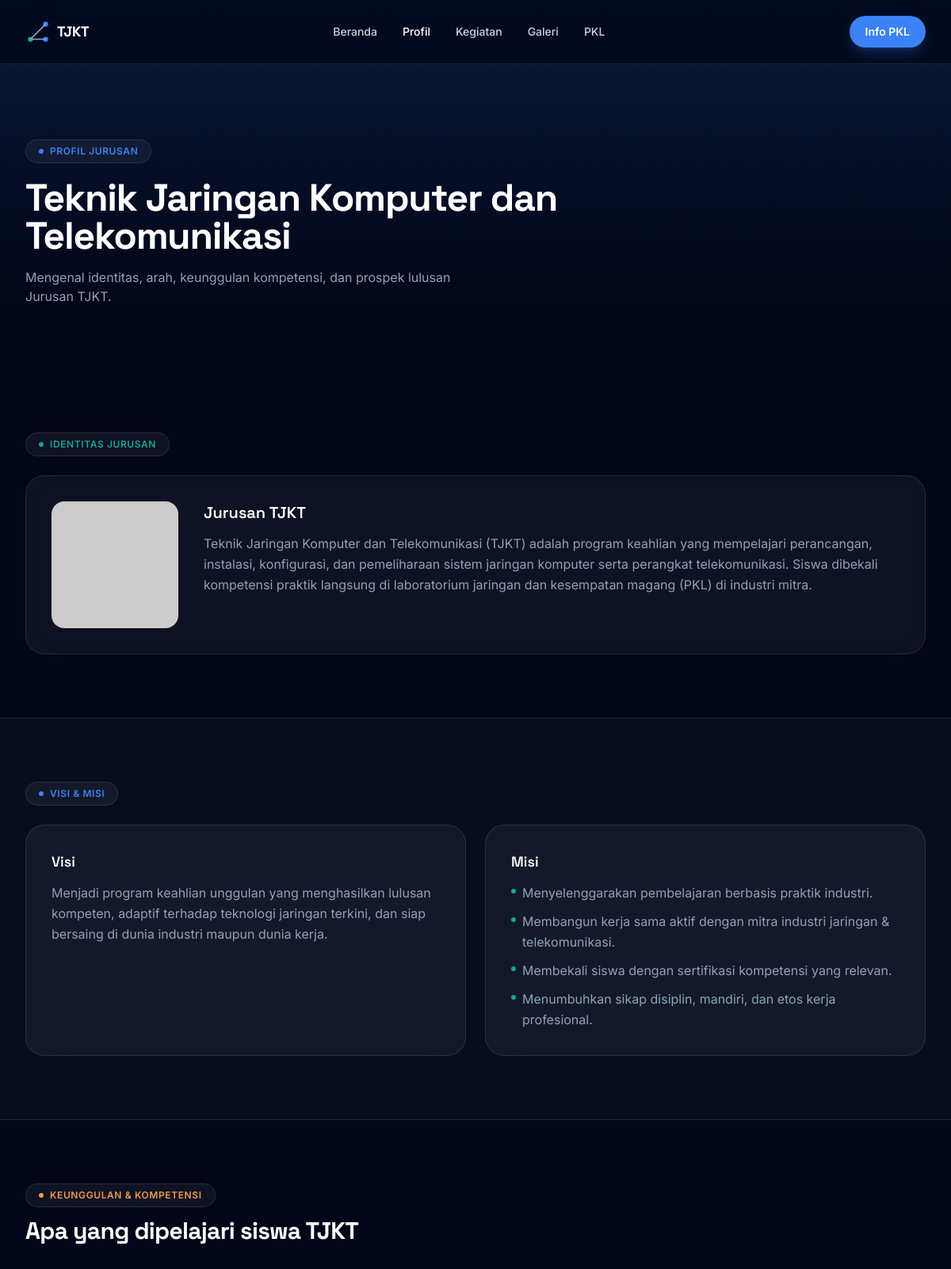
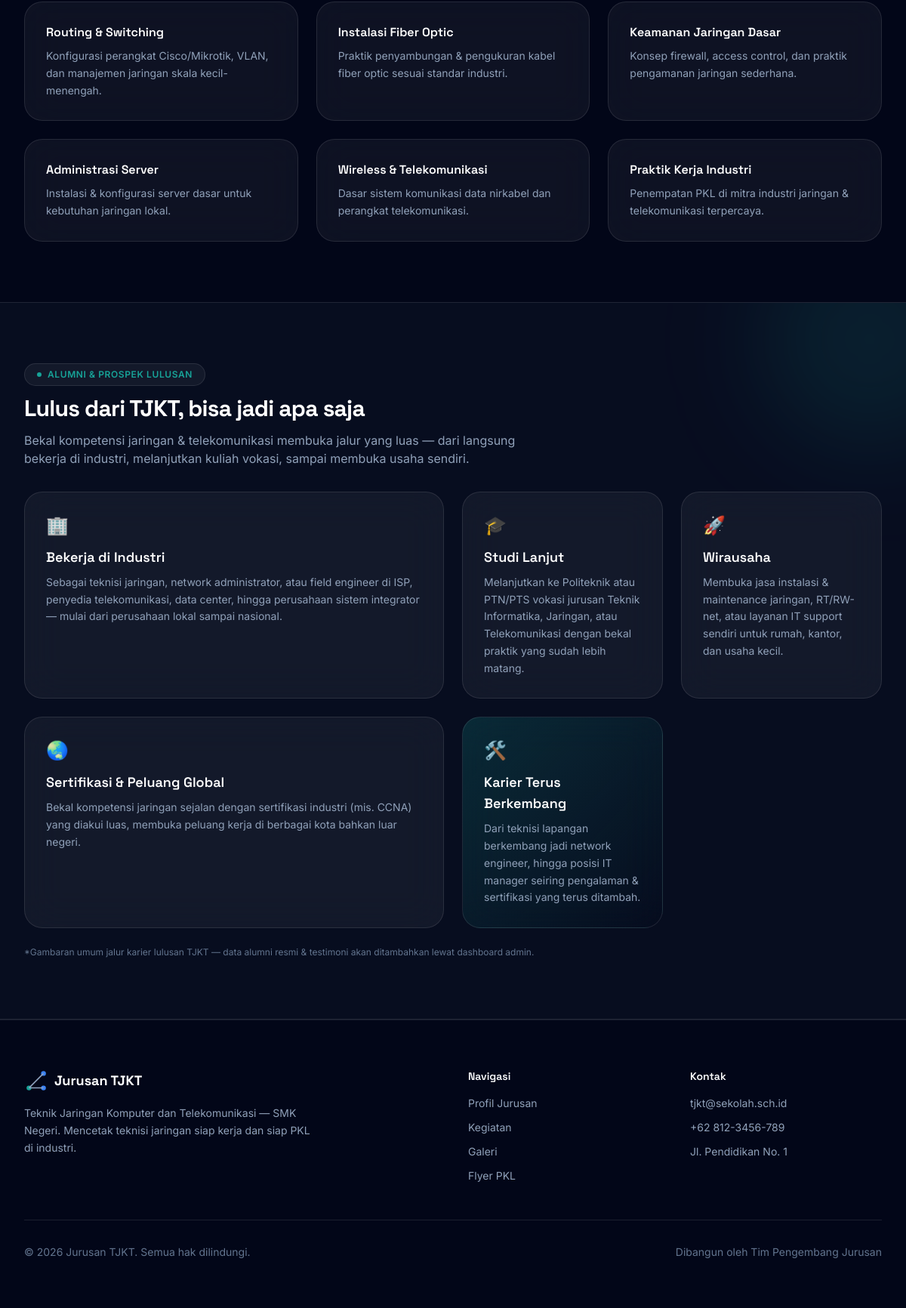
Page /pages/profil.php on the committed database (2 pictures, top to bottom).
### tables this page shows
CREATE TABLE IF NOT EXISTS profil_jurusan (
    id          INT UNSIGNED AUTO_INCREMENT PRIMARY KEY,
    identitas   TEXT         NOT NULL,    
    visi        TEXT         NOT NULL,
    misi        TEXT         NOT NULL,
    keunggulan  TEXT         NOT NULL,    
    updated_at  TIMESTAMP    NOT NULL DEFAULT CURRENT_TIMESTAMP ON UPDATE CURRENT_TIMESTAMP
);

### pages/profil.php (the view, shortened to what this page needs)
<?php
$pdo = get_db();
$profil = null;
if ($pdo) {
    try {
        $profil = $pdo->query('SELECT * FROM profil_jurusan ORDER BY id DESC LIMIT 1')->fetch();
    } catch (PDOException $e) {  }
}
$identitas  = $profil['identitas'] ?? 'Teknik Jaringan Komputer dan Telekomunikasi (TJKT) adalah program keahlian yang mempelajari perancangan, instalasi, konfigurasi, dan pemeliharaan sistem jaringan komputer serta perangkat telekomunikasi. Siswa dibekali kompetensi praktik langsung di laboratorium jaringan dan kesempatan magang (PKL) di industri mitra.';
$visi       = $profil['visi'] ?? 'Menjadi program keahlian unggulan yang menghasilkan lulusan kompeten, adaptif terhadap teknologi jaringan terkini, dan siap bersaing di dunia industri maupun dunia kerja.';
$misi = json_decode($profil['misi'] ?? '', true);
$keunggulan = json_decode($profil['keunggulan'] ?? '', true);
require __DIR__ . '/../includes/header.php';
?>
<header class="relative pb-16 pt-36 sm:pb-20 sm:pt-44">
    <div class="pointer-events-none absolute inset-x-0 top-0 -z-10 h-96 bg-gradient-to-b from-brand-primary/15 to-transparent"></div>
    <div class="mx-auto max-w-7xl px-6 lg:px-8">
        <span class="inline-flex items-center gap-2 rounded-full border border-white/10 bg-white/5 px-4 py-1.5 text-xs font-semibold uppercase tracking-wider text-brand-primary">
            <span class="h-1.5 w-1.5 rounded-full bg-brand-primary"></span>
            Profil Jurusan
        </span>
        <h1 class="mt-5 max-w-2xl font-display text-3xl font-bold tracking-tight text-white sm:text-4xl lg:text-5xl">Teknik Jaringan Komputer dan Telekomunikasi</h1>
        <p class="mt-4 max-w-xl text-slate-400">Mengenal identitas, arah, keunggulan kompetensi, dan prospek lulusan Jurusan TJKT.</p>
    </div>
</header>
<section class="py-16 sm:py-20">
    <div class="mx-auto max-w-7xl px-6 lg:px-8">
        <span class="mb-6 inline-flex items-center gap-2 rounded-full border border-white/10 bg-white/5 px-4 py-1.5 text-xs font-semibold uppercase tracking-wider text-brand-secondary">
            <span class="h-1.5 w-1.5 rounded-full bg-brand-secondary"></span>
            Identitas Jurusan
        </span>
        <div class="grid grid-cols-1 items-start gap-8 rounded-3xl border border-white/10 bg-white/5 p-6 backdrop-blur-xl sm:grid-cols-[160px_1fr] sm:p-8">
            <div class="mx-auto w-32 shrink-0 overflow-hidden rounded-2xl sm:mx-0 sm:w-full">
                <img src="https://placehold.co/280x280/132238/EAF1FB?text=Logo" alt="Logo Jurusan TJKT" class="h-full w-full object-cover">
            </div>
            <div>
                <h3 class="font-display text-xl font-semibold text-white">Jurusan TJKT</h3>
                <p class="mt-3 leading-relaxed text-slate-400"><?= htmlspecialchars($identitas) ?></p>
            </div>
        </div>
    </div>
</section>
<section class="border-y border-white/10 bg-slate-900/40 py-16 sm:py-20">
    <div class="mx-auto max-w-7xl px-6 lg:px-8">
        <span class="mb-6 inline-flex items-center gap-2 rounded-full border border-white/10 bg-white/5 px-4 py-1.5 text-xs font-semibold uppercase tracking-wider text-brand-primary">
            <span class="h-1.5 w-1.5 rounded-full bg-brand-primary"></span>
            Visi &amp; Misi
        </span>
        <div class="grid grid-cols-1 gap-6 md:grid-cols-2">
            <div class="rounded-3xl border border-white/10 bg-white/5 p-8 backdrop-blur-xl">
                <h3 class="font-display text-lg font-semibold text-white">Visi</h3>
                <p class="mt-3 leading-relaxed text-slate-400"><?= htmlspecialchars($visi) ?></p>
            </div>
            <div class="rounded-3xl border border-white/10 bg-white/5 p-8 backdrop-blur-xl">
                <h3 class="font-display text-lg font-semibold text-white">Misi</h3>
                <ul class="mt-3 flex flex-col gap-2.5 leading-relaxed text-slate-400">
                    <?php foreach ($misi as $m): ?>
                    <li class="flex gap-2"><span class="mt-2 h-1.5 w-1.5 shrink-0 rounded-full bg-brand-secondary"></span><?= htmlspecialchars($m) ?></li>
                    <?php endforeach; ?>
                </ul>
            </div>
        </div>
    </div>
</section>
<section class="py-16 sm:py-20">
    <div class="mx-auto max-w-7xl px-6 lg:px-8">
        <span class="mb-3 inline-flex items-center gap-2 rounded-full border border-white/10 bg-white/5 px-4 py-1.5 text-xs font-semibold uppercase tracking-wider text-brand-accent">
            <span class="h-1.5 w-1.5 rounded-full bg-brand-accent"></span>
            Keunggulan &amp; Kompetensi
        </span>
        <h2 class="mb-8 font-display text-2xl font-bold tracking-tight text-white sm:text-3xl">Apa yang dipelajari siswa TJKT</h2>
        <div class="grid grid-cols-1 gap-6 sm:grid-cols-2 lg:grid-cols-3">
            <?php foreach ($keunggulan as $item): ?>
            <div class="rounded-3xl border border-white/10 bg-white/5 p-7 backdrop-blur-xl transition hover:bg-white/[0.08]">
                <h3 class="font-display font-semibold text-white"><?= htmlspecialchars($item['judul']) ?></h3>
                <p class="mt-2 text-sm leading-relaxed text-slate-400"><?= htmlspecialchars($item['deskripsi']) ?></p>
            </div>
            <?php endforeach; ?>
        </div>
    </div>
</section>
<section class="relative overflow-hidden border-y border-white/10 bg-slate-900/40 py-16 sm:py-20">
    <div class="pointer-events-none absolute -right-24 -top-24 -z-10 h-72 w-72 rounded-full bg-brand-secondary/20 blur-3xl"></div>
    <div class="mx-auto max-w-7xl px-6 lg:px-8">
        <span class="mb-3 inline-flex items-center gap-2 rounded-full border border-white/10 bg-white/5 px-4 py-1.5 text-xs font-semibold uppercase tracking-wider text-brand-secondary">
            <span class="h-1.5 w-1.5 rounded-full bg-brand-secondary"></span>
            Alumni &amp; Prospek Lulusan
        </span>
        <h2 class="mb-3 font-display text-2xl font-bold tracking-tight text-white sm:text-3xl">Lulus dari TJKT, bisa jadi apa saja</h2>
        <p class="mb-8 max-w-2xl text-slate-400">Bekal kompetensi jaringan &amp; telekomunikasi membuka jalur yang luas — dari langsung bekerja di industri, melanjutkan kuliah vokasi, sampai membuka usaha sendiri.</p>
        <div class="grid grid-cols-1 gap-6 md:grid-cols-4">
            <div class="rounded-3xl border border-white/10 bg-white/5 p-7 backdrop-blur-xl transition hover:bg-white/[0.08] md:col-span-2">
                <span class="text-2xl">🏢</span>
                <h3 class="mt-3 font-display text-lg font-semibold text-white">Bekerja di Industri</h3>
                <p class="mt-2 text-sm leading-relaxed text-slate-400">Sebagai teknisi jaringan, network administrator, atau field engineer di ISP, penyedia telekomunikasi, data center, hingga perusahaan sistem integrator — mulai dari perusahaan lokal sampai nasional.</p>
            </div>
            <div class="rounded-3xl border border-white/10 bg-white/5 p-7 backdrop-blur-xl transition hover:bg-white/[0.08]">
                <span class="text-2xl">🎓</span>
                <h3 class="mt-3 font-display text-lg font-semibold text-white">Studi Lanjut</h3>
                <p class="mt-2 text-sm leading-relaxed text-slate-400">Melanjutkan ke Politeknik atau PTN/PTS vokasi jurusan Teknik Informatika, Jaringan, atau Telekomunikasi dengan bekal praktik yang sudah lebih matang.</p>
            </div>
            <div class="rounded-3xl border border-white/10 bg-white/5 p-7 backdrop-blur-xl transition hover:bg-white/[0.08]">
                <span class="text-2xl">🚀</span>
                <h3 class="mt-3 font-display text-lg font-semibold text-white">Wirausaha</h3>
                <p class="mt-2 text-sm leading-relaxed text-slate-400">Membuka jasa instalasi &amp; maintenance jaringan, RT/RW-net, atau layanan IT support sendiri untuk rumah, kantor, dan usaha kecil.</p>
            </div>
            <div class="rounded-3xl border border-white/10 bg-white/5 p-7 backdrop-blur-xl transition hover:bg-white/[0.08] md:col-span-2">
                <span class="text-2xl">🌏</span>
                <h3 class="mt-3 font-display text-lg font-semibold text-white">Sertifikasi &amp; Peluang Global</h3>
                <p class="mt-2 text-sm leading-relaxed text-slate-400">Bekal kompetensi jaringan sejalan dengan sertifikasi industri (mis. CCNA) yang diakui luas, membuka peluang kerja di berbagai kota bahkan luar negeri.</p>
            </div>
            <div class="rounded-3xl border border-white/10 bg-gradient-to-br from-brand-secondary/20 to-transparent p-7 backdrop-blur-xl">
                <span class="text-2xl">🛠️</span>
                <h3 class="mt-3 font-display text-lg font-semibold text-white">Karier Terus Berkembang</h3>
                <p class="mt-2 text-sm leading-relaxed text-slate-400">Dari teknisi lapangan berkembang jadi network engineer, hingga posisi IT manager seiring pengalaman &amp; sertifikasi yang terus ditambah.</p>
            </div>
        </div>
        <p class="mt-6 text-xs text-slate-500">*Gambaran umum jalur karier lulusan TJKT — data alumni resmi &amp; testimoni akan ditambahkan lewat dashboard admin.</p>
    </div>
</section>
<?php require __DIR__ . '/../includes/footer.php'; ?>

### assets/css/custom.css (style rules this page uses)
html { scroll-behavior: smooth; }

### rows in the picture
profil_jurusan: identitas "Teknik Jaringan Komputer dan Telekomunikasi (TJKT) adalah program keahlian yang mempelajari perancangan, instalasi, konfigurasi, dan pemeliharaan sistem jaringan komputer serta perangkat telekomunikasi. Siswa dibekali kompetensi praktik langsung di laboratorium jaringan dan kesempatan magang (PKL) di industri mitra.", visi "Menjadi program keahlian unggulan yang menghasilkan lulusan kompeten, adaptif terhadap teknologi jaringan terkini, dan siap bersaing di dunia industri maupun dunia kerja.", misi "Menyelenggarakan pembelajaran berbasis praktik industri.", misi "Membangun kerja sama aktif dengan mitra industri jaringan & telekomunikasi.", misi "Membekali siswa dengan sertifikasi kompetensi yang relevan.", misi "Menumbuhkan sikap disiplin, mandiri, dan etos kerja profesional."

### other values in the picture
$item['judul'] "Routing & Switching"
$item['deskripsi'] "Konfigurasi perangkat Cisco/Mikrotik, VLAN, dan manajemen jaringan skala kecil-menengah."
$item['judul'] "Instalasi Fiber Optic"
$item['deskripsi'] "Praktik penyambungan & pengukuran kabel fiber optic sesuai standar industri."
$item['judul'] "Keamanan Jaringan Dasar"
$item['deskripsi'] "Konsep firewall, access control, dan praktik pengamanan jaringan sederhana."
$item['judul'] "Administrasi Server"
$item['deskripsi'] "Instalasi & konfigurasi server dasar untuk kebutuhan jaringan lokal."
$item['judul'] "Wireless & Telekomunikasi"
$item['deskripsi'] "Dasar sistem komunikasi data nirkabel dan perangkat telekomunikasi."
$item['judul'] "Praktik Kerja Industri"
$item['deskripsi'] "Penempatan PKL di mitra industri jaringan & telekomunikasi terpercaya."
